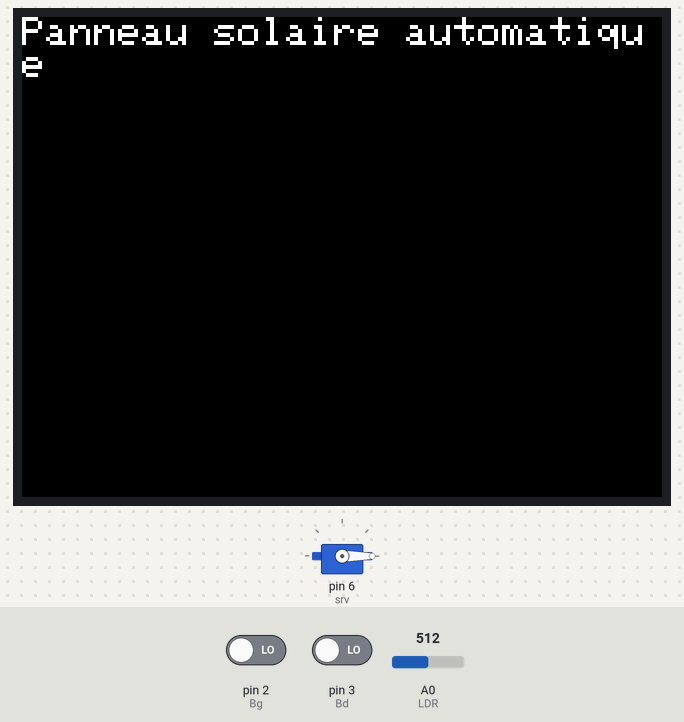
The sketch below on a simulated Arduino Uno, built with avr-gcc and run on an emulated ATmega328P. Parts: 320×240 colour display, servo. The test bench sets the inputs (shaded band); at power-on: A0 (LDR) = 512, pin 2 (Bg) LOW, pin 3 (Bd) LOW. What the sketch prints to the serial monitor is not drawn.

Above: at 13.5 s.
13.6 s: A0 (LDR) set to 522
15.1 s: A0 (LDR) set to 548
At 16.36 s:
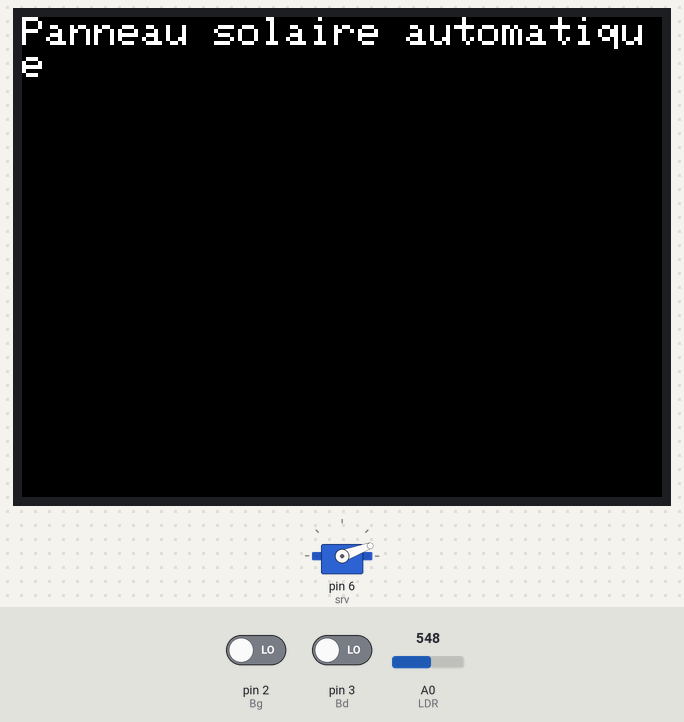
At 17.36 s:
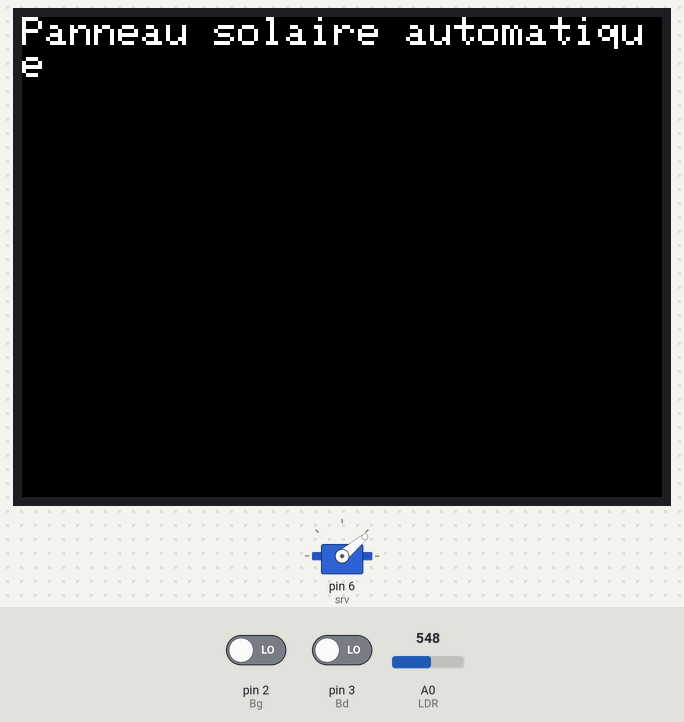
24.1 s: A0 (LDR) set to 900
At 25.5 s:
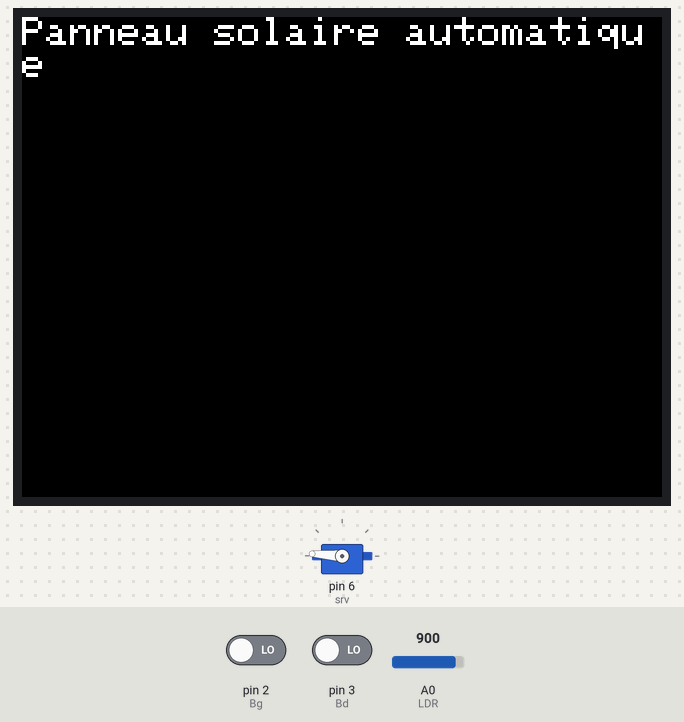
Timing chart, 0 to 26.6 s (numbered marks = the images above; inputs shaded):
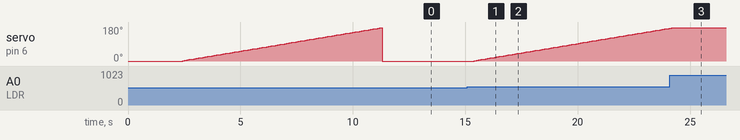

Measured:
- the behaviour switches between 531 and 532 on A0 (LDR) (found by bisection; images 0 and 1)
- after the input at 13.6 s, every drawn part: stays the same
- after the input at 15.1 s, servo on pin 6 (srv): moves from 0° to 174° over 8.7 s, starting after 0.30 s
- after the input at 24.1 s, servo on pin 6 (srv): goes on until 24.2 s, then stays 176°

The sketch:

ArduinoCode.ino
```cpp
#define LDR A0
#define Bg 2
#define Bd 3
#include <Servo.h>
#include "SPI.h"
#include "Adafruit_GFX.h"
#include "Adafruit_ILI9341.h"
#define TFT_DC 9
#define TFT_CS 10
Adafruit_ILI9341 tft = Adafruit_ILI9341(TFT_CS, TFT_DC);
Servo srv;
int P;
int Lumi;
int mode=2;
// Tableau contenant les ordonnées en y des 240 points à afficher
uint16_t Trace[240]={0};
// Variable contenant la coordonnées en x du point sur lequel on travaille
// Cette variable est initialisée à 0
uint8_t x=0;

int afficher(float P);

void setup() {
 Serial.begin(9600);
  Serial.println("Panneau solaire automatique");

  tft.begin();

  tft.fillScreen(ILI9341_BLACK);
  tft.setRotation(3);
  tft.setCursor(0,0);
  tft.setTextColor(ILI9341_WHITE);
  tft.setTextSize(2);
  tft.println("Panneau solaire automatique");
  delay(1500);
pinMode(LDR, INPUT);

srv.attach(6); //definition de la broche du servo
srv.write(0); //definition de sont angle de depart ici 0°
delay(500);
P=Scan(); //appel de la fonction de scan et on rentre la position avec le plus de luminositer dans une variable P
srv.write(P); //definition de l'angle du servo avec P pour orienté le panneau la ou le rendement sera optimal
delay(1000);
Lumi=Luminosite(); //appel de la fonction de luminosité pour la rentré dans une variable Lumi qui nous permetra de comparé le changement de luminosité plus tard
}

void loop() {
  if (digitalRead(Bg)==true){
    while(digitalRead(Bg)==true){ //permet de pouvoir rester appuiyer sur le bouton sans que cela ne fassent plusieur foit ce que l'on demande (la boucle s'active au relachement du bouton)
    }
    if (mode==1){ //si c'est le mode 1 il passe au mode 2
      mode=2;
    }
    else { //si c'est le mode 2 il passe au mode 1
      mode=1;
    }
  }
  if (mode==1){
     while (digitalRead(Bd)==true){ //si le mode et le mode 1 et que le bouton de droite et appuyer alors la boucle s'active
      delay(50);
      if (P<180 and P>=0){ //permet de changer manuelement la position
        P=P+5;
        srv.write(P);
        afficher(P);
        Lumi=Luminosite(); //permet de changer la luminositer a comparé
      }
      else {
        P=0;
        srv.write(P);
        afficher(P);
        Lumi=Luminosite(); //permet de changer la luminositer a comparé
      }
    }
  }
  if (mode==2){
    if (digitalRead(Bd)==true){ //si le mode et le mode 2 et que le bouton de droite et appuyer alors la boucle s'active
      P=Scan(); //alors on est dans le mode "auto" et si l'on appuie sur le bouton de droite on relance un scan
      srv.write(P);
      afficher(P);
      delay(1000);
      Lumi=Luminosite();
    }
    if (Lumi-Luminosite()>100 or Luminosite()-Lumi>100){ //si la luminosité change depuis le moment du scan on relance le scan pour retrouvé l'endroit optimal
      delay(100);
      P=Scan();
      srv.write(P);
      afficher(P);
      delay(1000);
      Lumi=Luminosite();
      }
  }
}

int Luminosite() {
  float Ul=5.000-((analogRead(LDR)*5.000)/1024);          //on recupère le potentiel après la LDR et on le soustrait au pententiel avent la LDR pour trouver la tension aux bornes de la LDR
  float RL=((-Ul)*1000)/((Ul)-5.000);                    //on injecte la formule de la tension aux bornes de la LDR dans la formule de la résistance LDR trouvée à l'aide du pont diviseur de tension (voir shema)
  int Lux=10.76*exp(log(45706/RL)/0.8311);               //on injecte la formule de la résistance LDR trouvée dans celle du niveau d'éclairement
  return Lux;
}

int Scan() { //on lance un scan avec la ldr pour trouver l'endroit ou il y a le plus de luminosité
  int i=0;
  int Lum=0;
  int Pos=0;
  while(i!=180) { //180 puisque le servo ne peut avoir des angle qu'entre 0° et 180°
    delay(100);
    srv.write(i);
    Serial.println(Lum);
    if (Luminosite()>Lum){ //ici on compare la luminosite ancienement plus haute avec celle qu'on trouve
      Lum=Luminosite(); //si la lum trouver et plus importante que l'ancienne alors on la defini comme nouvellement la plus grande
      Pos=i; //de plus on enregistre la position de l'endroit avec le plus de luminosité
    }
    i=i+2; //ici on trouve le pas du servo moteur ici on va a 2° par incrementation
  }
  afficher(Pos);
  return Pos;
}

int afficher(float P, float L) //cette fonction permet d'afficher sur l'ecrant tft la posititon du panneaux solaire plus la luminosité a cette endroit
{

  if (0 <= P and P <= 22.5)
  {
    tft.fillCircle(160, 110, 50, ILI9341_WHITE);
    tft.fillCircle(95, 110, 10, ILI9341_RED) ;
    tft.fillCircle(225, 110, 10, ILI9341_WHITE) ;
    tft.fillCircle(160, 175, 10, ILI9341_WHITE) ;
    tft.fillCircle(107.5, 150, 10, ILI9341_WHITE) ;
    tft.fillCircle(212.5, 150, 10, ILI9341_WHITE) ;
    tft.setCursor(130,110);
    tft.setTextColor(ILI9341_BLACK);
    tft.setTextSize(1);
    tft.println("Position 1 :");
    tft.setCursor(0,0);
    tft.setTextColor(ILI9341_WHITE);
    tft.setTextSize(1);
    tft.println("Luminosité :");
    tft.println(L);

  }
  else  if (22.5<P and P<=67.5) {
    tft.fillCircle(160, 110, 50, ILI9341_WHITE);
    tft.fillCircle(95, 110, 10, ILI9341_WHITE) ;
    tft.fillCircle(225, 110, 10, ILI9341_WHITE) ;
    tft.fillCircle(160, 175, 10, ILI9341_WHITE) ;
    tft.fillCircle(107.5, 150, 10, ILI9341_RED) ;
    tft.fillCircle(212.5, 150, 10, ILI9341_WHITE) ;
    tft.setCursor(130,110);
    tft.setTextColor(ILI9341_BLACK);
    tft.setTextSize(1);
    tft.println("Position 2 :");
    tft.setCursor(0, 320);
    tft.setTextColor(ILI9341_WHITE);
    tft.setTextSize(1);
    tft.println("Luminosité :");
    tft.println(L);

  }
  else  if (67.5<P and P<=112.5) {
    tft.fillCircle(160, 110, 50, ILI9341_WHITE);
    tft.fillCircle(95, 110, 10, ILI9341_WHITE) ;
    tft.fillCircle(225, 110, 10, ILI9341_WHITE) ;
    tft.fillCircle(160, 175, 10, ILI9341_RED) ;
    tft.fillCircle(107.5, 150, 10, ILI9341_WHITE) ;
    tft.fillCircle(212.5, 150, 10, ILI9341_WHITE) ;
    tft.setCursor(130,110);
    tft.setTextColor(ILI9341_BLACK);
    tft.setTextSize(1);
    tft.println("Position 3 :");
    tft.setCursor(0, 320);
    tft.setTextColor(ILI9341_WHITE);
    tft.setTextSize(1);
    tft.println("Luminosité :");
    tft.println(L);

  }
  else  if (112.5<P and P<=157.5) {
    tft.fillCircle(160, 110, 50, ILI9341_WHITE);
    tft.fillCircle(95, 110, 10, ILI9341_WHITE) ;
    tft.fillCircle(225, 110, 10, ILI9341_WHITE) ;
    tft.fillCircle(160, 175, 10, ILI9341_WHITE) ;
    tft.fillCircle(107.5, 150, 10, ILI9341_WHITE) ;
    tft.fillCircle(212.5, 150, 10, ILI9341_RED) ;
    tft.setCursor(130,110);
    tft.setTextColor(ILI9341_BLACK);
    tft.setTextSize(1);
    tft.println("Position 4 :");
    tft.setCursor(0, 320);
    tft.setTextColor(ILI9341_WHITE);
    tft.setTextSize(1);
    tft.println("Luminosité :");
    tft.println(L);

  }
  else  if (157.5<P and P<=180) {
    tft.fillCircle(160, 110, 50, ILI9341_WHITE);
    tft.fillCircle(95, 110, 10, ILI9341_WHITE) ;
    tft.fillCircle(225, 110, 10, ILI9341_RED) ;
    tft.fillCircle(160, 175, 10, ILI9341_WHITE) ;
    tft.fillCircle(107.5, 150, 10, ILI9341_WHITE) ;
    tft.fillCircle(212.5, 150, 10, ILI9341_WHITE) ;
    tft.setCursor(130,110);
    tft.setTextColor(ILI9341_BLACK);
    tft.setTextSize(1);
    tft.println("Position 5 :");
    tft.setCursor(0,320);
    tft.setTextColor(ILI9341_WHITE);
    tft.setTextSize(1);
    tft.println("Luminosité : ");
    tft.println(L);

  }
  else if (P>180 or P<0) {
  tft.fillScreen(ILI9341_BLACK);
  tft.println("Erreur de position du panneau solaire");
  delay(100);
  }
}
```
